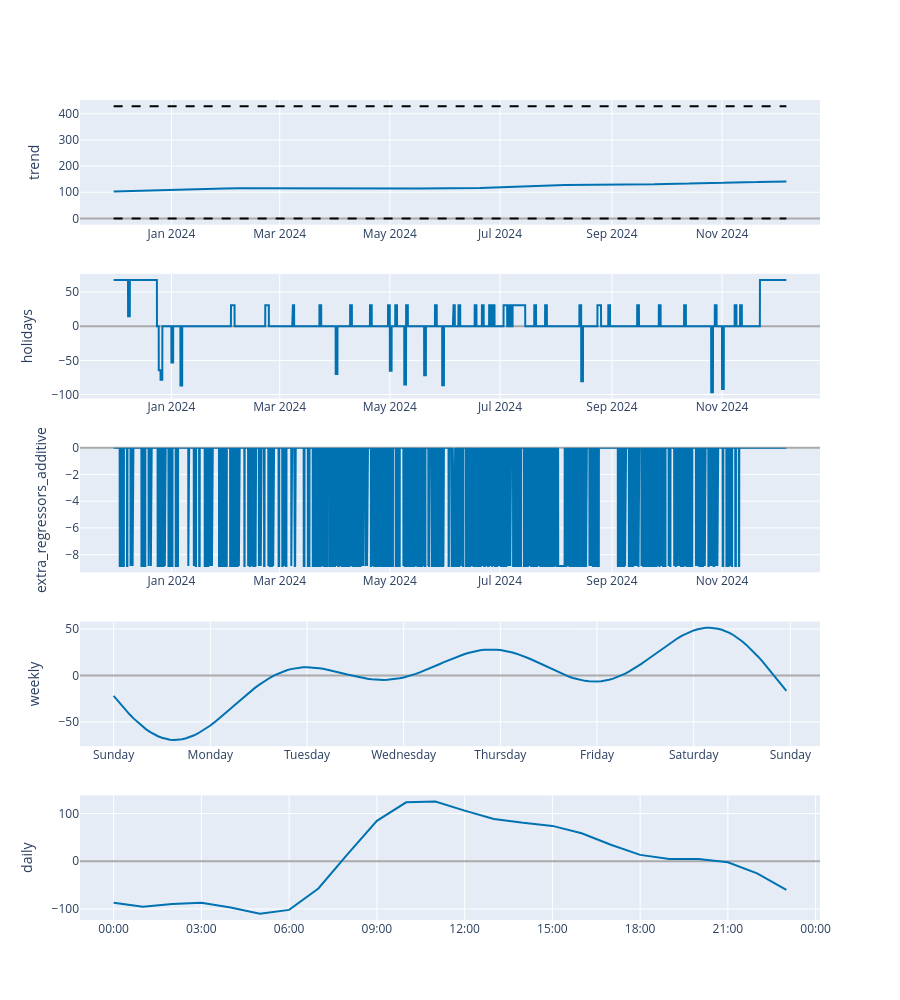

This figure's notebook cell:
### Code cell
from cmdstanpy.stanfit import mcmc
from meteostat import Point
import calendar

#python -m pip install prophet

import pandas as pd
from prophet import Prophet
from prophet.plot import plot_plotly, plot_components_plotly, add_changepoints_to_plot
import plotly.graph_objects as go
import plotly.graph_objects as go
import plotly.offline as py
from prophet.utilities import regressor_coefficients
import warnings
import utils
from meteostat import Hourly

def weather_data():

    start_date = pd.to_datetime('2024-11-13')
    end_date = pd.to_datetime('2024-12-31')
    point = Point(47.4145, 9.7381)
    weather_data_hourly = Hourly(point, start_date, end_date)
    weather_data_hourly = weather_data_hourly.fetch()

    weather_hourly_cols = ['rhum', 'tsun']
    weather_hourly = weather_data_hourly[weather_hourly_cols].reset_index()
    weather_hourly['time'] = pd.to_datetime(weather_hourly['time'])
    return weather_hourly

"""
def future_market_days():
    future_time = pd.date_range(start='2023-11-30', end='2025-05-01', freq='H')
    df = pd.DataFrame({
    'timestamp': future_time,
    'market_day': 1
    })
    df['timestamp'] = pd.to_datetime(df['timestamp'])
    #df = df[(df['timestamp'].dt.hour >= 7) & (df['timestamp'].dt.hour < 13)]
    df = df[df['timestamp'].dt.day_name().isin(['Wednesday', 'Saturday'])]
    return df
    """

def future_chriskmarkt_days():
    future_time = pd.date_range(start='2024-11-22', end='2024-12-23', freq='D')
    future_time = future_time.date
    df = pd.DataFrame({
    'ds': future_time,
    'event_name': 'Christkindlemarkt'
    })
    return df


warnings.simplefilter(action='ignore', category=FutureWarning)

data = pd.read_csv('./data/out_hourly.csv')

df = pd.DataFrame(data)

df['timestamp'] = pd.to_datetime(df['timestamp'])

#start_date = pd.to_datetime('2023-11-30')
#end_date = pd.to_datetime('2024-09-01')
#df = df[(df['timestamp'] >= start_date) & (df['timestamp'] <= end_date)]

df_p = df[['timestamp', 'value']]
df_p = df.rename(columns={'timestamp': 'ds', 'value': 'y'})
df_p['cap'] = 429
df_p['floor'] = 0


df_events = df[['timestamp', 'event_name']]
df_events = df_events[df_events['event_name'].notna()]
df_events['ds'] = pd.to_datetime(df_events['timestamp']).dt.date
df_events = df_events.drop_duplicates(subset=['ds', 'event_name'])
df_events = df_events.drop('timestamp', axis=1)
df_chris = df_events[df_events['event_name'] == 'Christkindlemarkt']
df_events = df_events[df_events['event_name'] != 'Christkindlemarkt']
df_chris =pd.concat([df_chris, future_chriskmarkt_days()])


#df_markt = df[['timestamp', 'market_day']]
#df_markt = df_markt[df_markt['market_day'] != 0]
#df_markt = pd.concat([df_markt, future_market_days()])
"""
df_markt = future_market_days()
print(df_markt)
df_markt['ds'] = pd.to_datetime(df_markt['timestamp']).dt.date
df_markt = df_markt.drop_duplicates(subset=['ds', 'market_day'])
df_markt = df_markt.drop('timestamp', axis=1)

markt_days = pd.DataFrame({
  'holiday': 'markt_day',
  'ds': df_markt['ds'],
  'lower_window': 0,
  'upper_window': 0,
})
"""
events = pd.DataFrame({
  'holiday': 'event',
  'ds': df_events['ds'],
  'lower_window': 0,
  'upper_window': 0,
})
chris = pd.DataFrame({
    'holiday': 'Christkindlemarkt',
    'ds': df_chris['ds'],
    'lower_window': 0,
    'upper_window': 0,
})
event_dates = pd.concat((chris, events))
#mcmc_samples = 300
m = Prophet( weekly_seasonality=True, holidays=event_dates, changepoint_prior_scale=0.5, growth='logistic', interval_width=0.95)
#m.add_seasonality(name='weekly', period=7, fourier_order=3, prior_scale=0.1)

"""
def markt_days(ds):
    date = pd.to_datetime(ds)
    if date.weekday() == 3 or date.weekday() == 6:
        return 1
    else:
        return 0
df_p['markt_days'] = df_p['ds'].apply(markt_days)

m.add_regressor('markt_days')
""" # modell

df_future_weather = pd.DataFrame(weather_data())
print(df_future_weather)
def weather_sun(ds):
    date = pd.to_datetime(ds)
    row1 = None
    row2 = None
    if pd.to_datetime('2023-11-30') <= date <= pd.to_datetime('2024-11-12'):
        row1 = df_p[df_p['ds'] == date]
    else:
        row2 = df_future_weather[df_future_weather['time'].dt.date == date]

    if row1 is not None and not row1.empty and row1['tsun'].iloc[0] > 0:
        return 1
    elif row2 is not None and not row2.empty and row2['tsun'].iloc[0] > 0:
        return 1
    else:
        return 0

def weather_hum(ds):
    date = pd.to_datetime(ds)
    row1 = None
    row2 = None
    if pd.to_datetime('2023-11-30') <= date <= pd.to_datetime('2024-11-12'):
        row1 = df_p[df_p['ds'] == date]
    else:
        row2 = df_future_weather[df_future_weather['time'].dt.date == date]

    if row1 is not None and not row1.empty and row1['rhum'].iloc[0] > 0:
        return 1
    elif row2 is not None and not row2.empty and row2['rhum'].iloc[0] > 0:
        return 1
    else:
        return 0

df_p['sun'] = df_p['ds'].apply(weather_sun)
df_p['hum'] = df_p['rhum'].apply(weather_hum)
m.add_regressor('sun')
m.add_regressor('hum')
m.add_country_holidays(country_name='AT')
#show_progress=False
m.fit(df_p)


future = m.make_future_dataframe(periods=600, freq='H')
future['cap'] = 429
future['floor'] = 0
#future = m.make_future_dataframe(periods=180) # future data points
#future['markt_days'] = future['ds'].apply(markt_days)# object

future['sun'] = future['ds'].apply(weather_sun)
future['hum'] = future['ds'].apply(weather_hum)
forecast = m.predict(future)
#forecast[(forecast['Christkindlemarkt'] + forecast['event']).abs() > 0][
       # ['ds', 'Christkindlemarkt', 'event']][-10:]


#The predict method will assign each row in future a predicted value which it names yhat
forecast[['ds', 'yhat', 'yhat_lower', 'yhat_upper']].tail() #row in future a predicted value which it names yhat as well as columns for components and uncertainty intervals.
print(forecast)


fig1 = m.plot(forecast)
a = add_changepoints_to_plot(fig1.gca(), m, forecast)
#If you want to see the forecast components, you can use the Prophet.plot_components method. By default you’ll see the trend, yearly seasonality, and weekly seasonality of the time series. If you include holidays, you’ll see those here, too.
fig2 = m.plot_components(forecast)

#An interactive figure of the forecast and components can be created with plotly. You will need to install plotly 4.0 or above separately, as it will not by default be installed with prophet. You will also need to install the notebook and ipywidgets packages.
plot_plotly(m, forecast)
plot_components_plotly(m, forecast)

### Figure 1 — Plotly figure (JSON) as saved in the notebook; plotly's stock layout.template omitted (floating-point values rounded to 4 significant figures; data arrays with more than 128 entries replaced by an {"elided": "..."} marker saying what was removed)
{"data": [{"line": {"color": "#0072B2", "width": 2}, "mode": "lines", "name": "trend", "x": {"elided": "8694 str values"}, "y": {"elided": "8694 float values"}, "type": "scatter", "xaxis": "x", "yaxis": "y"}, {"line": {"color": "rgba(0, 114, 178, 0.2)", "width": 0}, "mode": "lines", "name": "trend_upper", "x": {"elided": "8694 str values"}, "y": {"elided": "8694 float values"}, "type": "scatter", "xaxis": "x", "yaxis": "y"}, {"fill": "tonexty", "fillcolor": "rgba(0, 114, 178, 0.2)", "line": {"color": "rgba(0, 114, 178, 0.2)", "width": 0}, "mode": "lines", "name": "trend_lower", "x": {"elided": "8694 str values"}, "y": {"elided": "8694 float values"}, "type": "scatter", "xaxis": "x", "yaxis": "y"}, {"line": {"color": "black", "dash": "dash", "width": 2}, "mode": "lines", "name": "Cap", "x": {"elided": "8694 str values"}, "y": {"elided": "8694 int values"}, "type": "scatter", "xaxis": "x", "yaxis": "y"}, {"line": {"color": "black", "dash": "dash", "width": 2}, "mode": "lines", "name": "Floor", "x": {"elided": "8694 str values"}, "y": {"elided": "8694 int values"}, "type": "scatter", "xaxis": "x", "yaxis": "y"}, {"line": {"color": "#0072B2", "width": 2}, "mode": "lines", "name": "holidays", "text": {"elided": "8694 str values"}, "x": {"elided": "8694 str values"}, "y": {"elided": "8694 float values"}, "type": "scatter", "xaxis": "x2", "yaxis": "y2"}, {"line": {"color": "#0072B2", "width": 2}, "mode": "lines", "name": "extra_regressors_additive", "x": {"elided": "8694 str values"}, "y": {"elided": "8694 float values"}, "type": "scatter", "xaxis": "x3", "yaxis": "y3"}, {"line": {"color": "#0072B2", "width": 2}, "mode": "lines", "name": "weekly", "x": {"elided": "168 str values"}, "y": {"elided": "168 float values"}, "type": "scatter", "xaxis": "x4", "yaxis": "y4"}, {"line": {"color": "#0072B2", "width": 2}, "mode": "lines", "name": "daily", "x": ["2017-01-01T00:00:00.000000000", "2017-01-01T01:00:00.000000000", "2017-01-01T02:00:00.000000000", "2017-01-01T03:00:00.000000000", "2017-01-01T04:00:00.000000000", "2017-01-01T05:00:00.000000000", "2017-01-01T06:00:00.000000000", "2017-01-01T07:00:00.000000000", "2017-01-01T08:00:00.000000000", "2017-01-01T09:00:00.000000000", "2017-01-01T10:00:00.000000000", "2017-01-01T11:00:00.000000000", "2017-01-01T12:00:00.000000000", "2017-01-01T13:00:00.000000000", "2017-01-01T14:00:00.000000000", "2017-01-01T15:00:00.000000000", "2017-01-01T16:00:00.000000000", "2017-01-01T17:00:00.000000000", "2017-01-01T18:00:00.000000000", "2017-01-01T19:00:00.000000000", "2017-01-01T20:00:00.000000000", "2017-01-01T21:00:00.000000000", "2017-01-01T22:00:00.000000000", "2017-01-01T23:00:00.000000000"], "y": [-87.16, -95.32, -89.54, -86.81, -97.07, -110.0, -101.9, -57.14, 15.04, 84.65, 123.4, 124.9, 106.0, 88.38, 80.38, 74.02, 58.54, 34.41, 13.33, 4.824, 4.654, -2.07, -25.58, -59.82], "type": "scatter", "xaxis": "x5", "yaxis": "y5"}], "layout": {"xaxis": {"anchor": "y", "domain": [0.0, 1.0], "range": ["2023-11-11T08:51:00", "2024-12-25T06:09:00"], "type": "date"}, "yaxis": {"anchor": "x", "domain": [0.848, 1.0], "title": {"text": "trend"}, "rangemode": "normal", "zerolinecolor": "#AAA"}, "xaxis2": {"anchor": "y2", "domain": [0.0, 1.0], "range": ["2023-11-11T08:51:00", "2024-12-25T06:09:00"], "type": "date"}, "yaxis2": {"anchor": "x2", "domain": [0.636, 0.788], "title": {"text": "holidays"}, "rangemode": "tozero", "zerolinecolor": "#AAA"}, "xaxis3": {"anchor": "y3", "domain": [0.0, 1.0], "range": ["2023-11-11T08:51:00", "2024-12-25T06:09:00"], "type": "date"}, "yaxis3": {"anchor": "x3", "domain": [0.424, 0.576], "title": {"text": "extra_regressors_additive"}, "rangemode": "tozero", "zerolinecolor": "#AAA"}, "xaxis4": {"anchor": "y4", "domain": [0.0, 1.0], "range": ["2016-12-31T15:39:00", "2017-01-08T07:21:00"], "tickformat": "%A", "type": "date"}, "yaxis4": {"anchor": "x4", "domain": [0.212, 0.364], "title": {"text": "weekly"}, "zerolinecolor": "#AAA"}, "xaxis5": {"anchor": "y5", "domain": [0.0, 1.0], "range": ["2016-12-31T22:51:00", "2017-01-02T00:09:00"], "tickformat": "%H:%M", "type": "date"}, "yaxis5": {"anchor": "x5", "domain": [0.0, 0.152], "title": {"text": "daily"}, "zerolinecolor": "#AAA"}, "height": 1000, "showlegend": false, "width": 900}}
